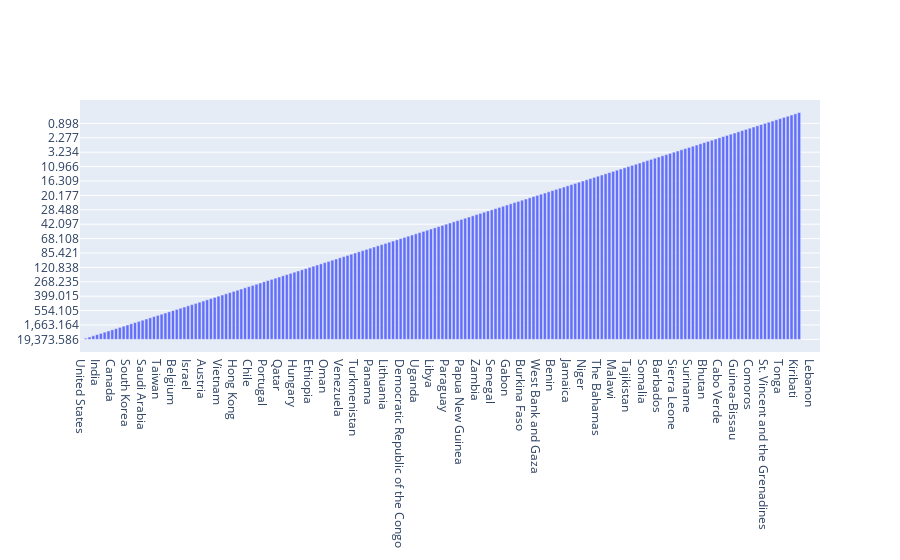

Here is the notebook cell this chart was saved with:
### Code cell
import plotly.graph_objects as go


fig = go.Figure([go.Bar(x=countries, y=total_cases[1:])])
fig.show()

### Figure 1 — Plotly figure (JSON) as saved in the notebook; plotly's stock layout.template omitted (floating-point values rounded to 4 significant figures; data arrays with more than 128 entries replaced by an {"elided": "..."} marker saying what was removed)
{"data": [{"type": "bar", "x": {"elided": "196 str values"}, "y": {"elided": "195 str values"}}], "layout": {}}
